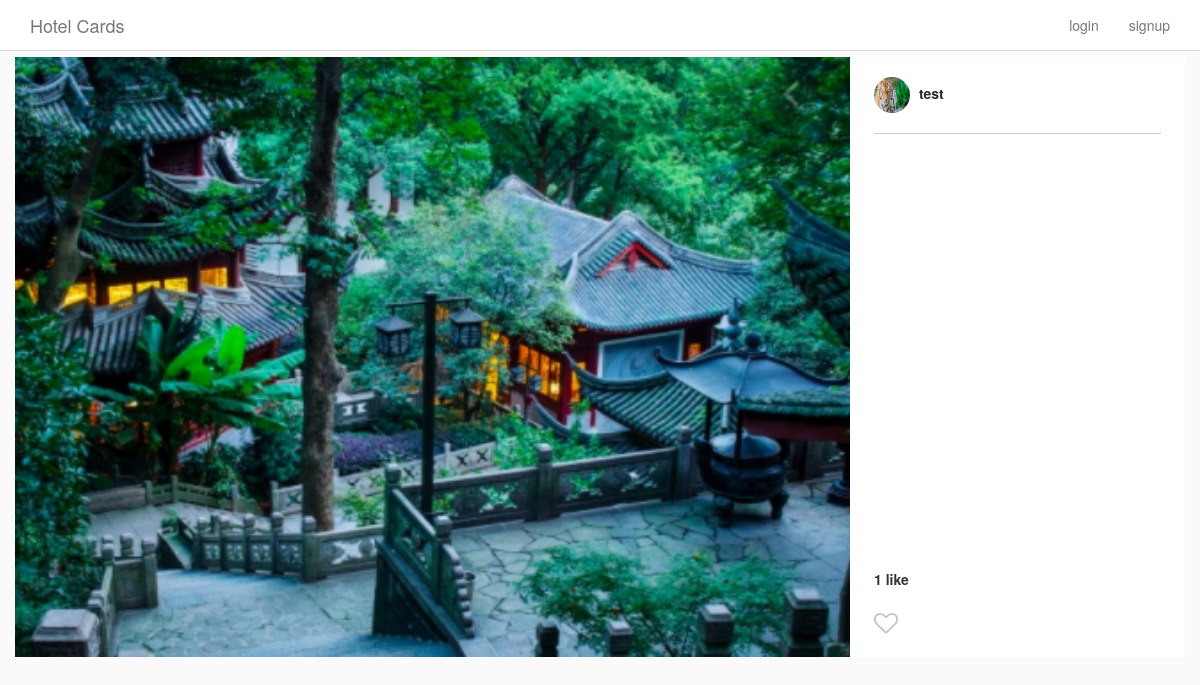
Screenshot of /post/2 with the database file from the repository.
### Insta/models.py (models this page shows, shortened)
class Post(models.Model):
    author = models.ForeignKey( #Post也应该是一个foreign key，因为其应是指向某一个发这个post的用户
        InstaUser,
        on_delete = models.CASCADE,
        related_name = 'my_posts' #当我处于当前用户时，我可以通过my_posts来找到我发过的posts.
    )
    title = models.TextField(blank = True, null = True)
    image = ProcessedImageField(
        upload_to = 'static/images/posts', #image 都储存在post里面
        format = 'JPEG',
        options = {'quality':100},
        blank = True,
        null = True,
    )
    def get_like_count(self):
        return self.likes.count()

class InstaUser(AbstractUser): #在继承Django中自带的AbstractUser后再自己定义一个profile picture
    profile_pic = ProcessedImageField(
        upload_to = 'static/images/profiles',
        format = 'JPEG',
        options = {'quality':100},
        blank = True,
        null = True,
    )

### Insta/views.py (the view)
# urls.py: path('post/<int:pk>', PostDetailView.as_view(), name = 'post_detail'), #a key will be provided with the post and use it as primary key to render it.
class PostDetailView(DetailView):
    model = Post
    template_name = 'post_detail.html'

### Insta/templatetags/custom_tags.py (called while the page is built)
@register.simple_tag
def has_user_liked_post(post, user):
    try:
        like = Like.objects.get(post=post, user=user)
        return "fa-heart"
    except:
        return "fa-heart-o"

### templates/post_detail.html
{% extends "base.html" %}
{% load custom_tags %}
{% block content %}
<div class="row single-post">
    <div class="single-post-card view-update {{ object.pk }}">
        <div class="header">
            <a href="{% url 'helloWorld' %}">
                {% if object.author.profile_pic %}
                    <img class="picture-circle--medium" src="/{{object.author.profile_pic}}">
                {% endif %}
                {{ object.author.username }}
            </a>
        </div>
        <div class="image__wrapper">
            <img class="card__main-image" src="/{{object.image}}" width='1000', height='1000'>
        </div>
        <div class="comments-portion">
            <div class="likes-timestamp-row">
                <div class="likes">
                    {% if object.get_like_count %}
                        {{ object.get_like_count }} like{% if object.get_like_count > 1 %}s{% endif %}
                    {% endif %}
                </div>
            </div>
            <section class="input-row">
                <i class="fa {% has_user_liked_post post user %} submit-like" aria-hidden="true"></i>
            </section>
        </div>
    </div>
</div>
{% endblock content %}

### static/css/style.css (style rules this page uses)
html { height: 100%; }
body { min-height: 100%; background-color: #fafafa; }
.picture-circle, .picture-circle--medium, .picture-circle--small { border-radius: 100%; width: 150px; height: 150px; }
.picture-circle--medium { width: 36px; height: 36px; }
.card__main-image { max-width: 100%; max-height: 600px; height: auto; margin: 0 auto; display: block; }
.likes-timestamp-row { margin-top: 15px; }
.likes-timestamp-row > div { display: inline-block; }
.likes-timestamp-row .likes { font-weight: bold; }
.single-post-card { display: flex; align-items: stretch; box-sizing: border-box; flex-direction: column; flex-shrink: 0; padding-right: 335px; width: 100%; position: relative; background-color: #fff; }
.single-post-card .header, .single-post-card .comments-portion { display: flex; flex-shrink: 0; }
.single-post-card .header { border-bottom: 1px solid #ccc; padding: 20px 0; flex-direction: row; position: absolute; top: 0; right: 24px; width: 287px; display: flex; align-items: center; }
.single-post-card .header img { margin-right: 5px; }
.single-post-card .header a { color: #262626; font-weight: bold; }
.single-post-card .comments-portion { position: absolute; bottom: 0; right: 0; width: 335px; padding: 0 24px; flex-direction: column; }
.input-row { position: relative; display: flex; align-items: center; height: 68px; padding-left: 40px; }
.input-row .submit-like { cursor: pointer; position: absolute; top: 32%; left: 0; color: #C2C2C2; font-size: 24px; }

### rows the page displays
Post: author.profile_pic (picture), author.username "test", image (picture), get_like_count "1"
